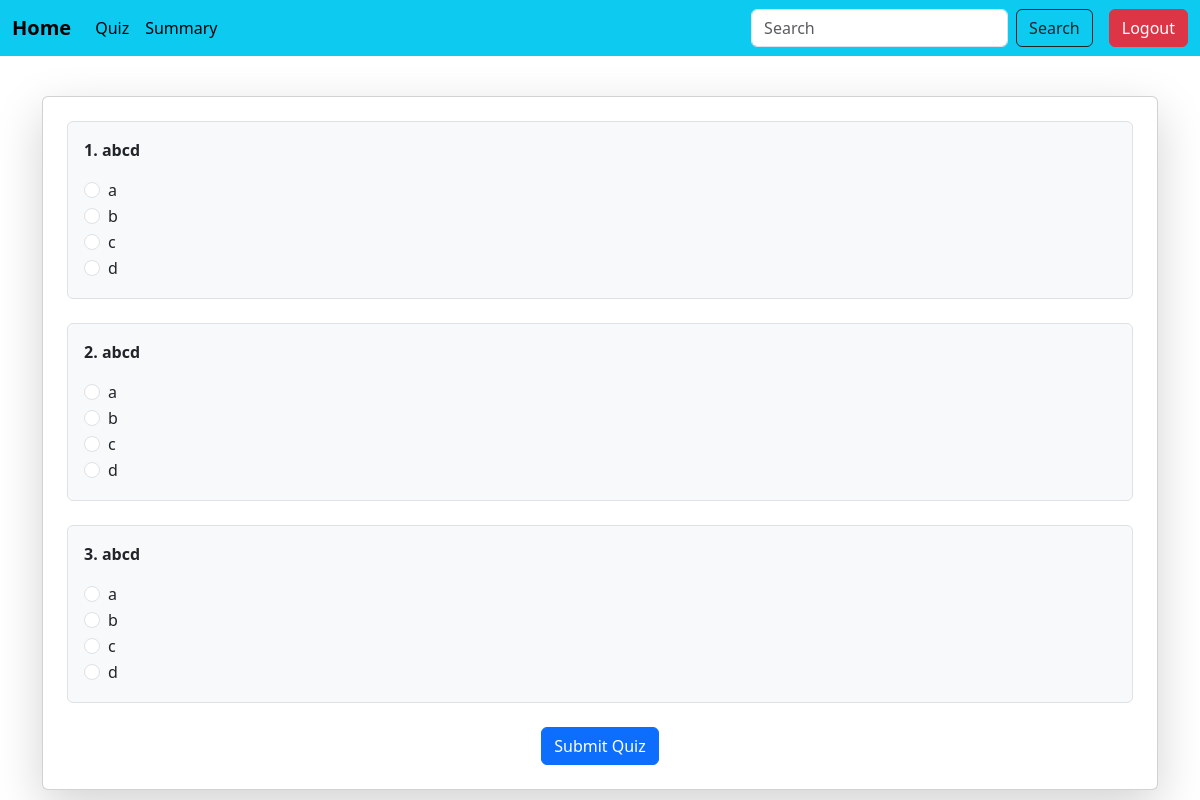
The app's page /start_quiz/s2c1q1, older data.
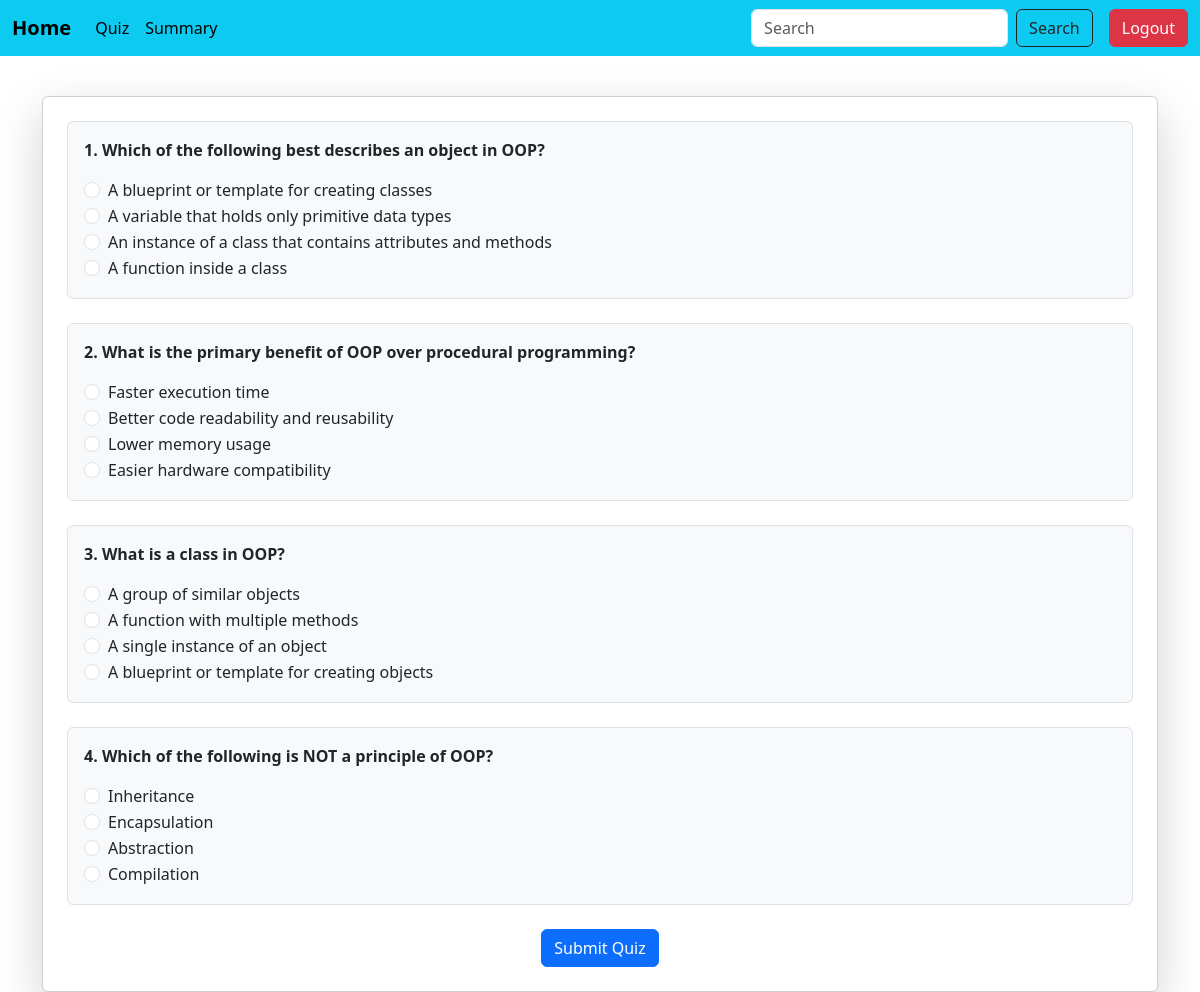
The same page, newer data.
### models.py (models this page shows)
class Question(db.Model):
    __tablename__='question'
    id=db.Column(db.String(50),primary_key=True)
    quiz_id=db.Column(db.String(100),db.ForeignKey('quiz.id'),nullable=False)
    que=db.Column(db.Text,nullable=False)
    o_a=db.Column(db.String(300),nullable=False)
    o_b=db.Column(db.String(300),nullable=False)
    o_c=db.Column(db.String(300),nullable=False)
    o_d=db.Column(db.String(300),nullable=False)
    correct_o=db.Column(db.String(1),nullable=False)
    quiz=db.relationship('Quiz',backref=db.backref('questions',cascade="all,delete-orphan"))

### app.py (the view)
@app.route('/start_quiz/<quiz_id>')
def start_quiz(quiz_id):
    quiz =Quiz.query.get(quiz_id)
    questions=Question.query.filter_by(quiz_id=quiz_id).all()
    return render_template("start_quiz.html",quiz=quiz,questions=questions)

### templates/start_quiz.html (shortened to what this page needs)
{% include 'student_sidebar.html'%}
{%block content%}
<div class="container mt-5">
    <div class="card p-4 shadow-lg rounded">
        <form method="POST" action="{{url_for('submit_quiz',quiz_id=quiz.id)}}">
            {%for question in questions%}
            <div class="question mb-4 p-3 border rounded bg-light">
                <p class="fw-bold text-dark">{{loop.index}}. {{question.que}}</p>
                <div class="form-check">
                    <input class="form-check-input" type="radio" name="{{question.id}}" value="A" id="q{{question.id}}">
                    <label class="form-check-label"for="q{{question.id}}A">{{question.o_a}}</label>
                </div>
                <div class="form-check">
                    <input class="form-check-input" type="radio" name="{{question.id}}" value="B" id="q{{question.id}}">
                    <label class="form-check-label"for="q{{question.id}}B">{{question.o_b}}</label>
                </div>
                <div class="form-check">
                    <input class="form-check-input" type="radio" name="{{question.id}}" value="C" id="q{{question.id}}">
                    <label class="form-check-label"for="q{{question.id}}C">{{question.o_c}}</label>
                </div>
                <div class="form-check">
                    <input class="form-check-input" type="radio" name="{{question.id}}" value="D" id="q{{question.id}}">
                    <label class="form-check-label"for="q{{question.id}}D">{{question.o_d}}</label>
                </div>
            </div>
            {%endfor%}
            <div class="text-center">
                <button type="submit"class="btn btn-primary">Submit Quiz</button>
            </div>
        </form>
    </div>
</div>
{%endblock%}

Row changes from the older to the newer data that the page shows:
changed Question: que "abcd" → "Which of the following best describes an object in OOP?"; o_a "a" → "A blueprint or template for creating classes"; o_b "b" → "A variable that holds only primitive data types"; o_c "c" → "An instance of a class that contains attributes and methods"; o_d "d" → "A function inside a class"
changed Question: que "abcd" → "What is the primary benefit of OOP over procedural programming?"; o_a "a" → "Faster execution time"; o_b "b" → "Better code readability and reusability"; o_c "c" → "Lower memory usage"; o_d "d" → "Easier hardware compatibility"
changed Question: que "abcd" → "What is a class in OOP?"; o_a "a" → "A group of similar objects"; o_b "b" → "A function with multiple methods"; o_c "c" → "A single instance of an object"; o_d "d" → "A blueprint or template for creating objects"
added Question: que "Which of the following is NOT a principle of OOP?", o_a "Inheritance", o_b "Encapsulation", o_c "Abstraction", o_d "Compilation"
